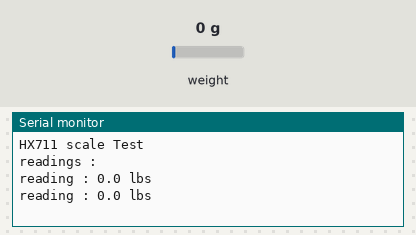
Recording of a sketch running on a simulated ESP32. Shown: the last lines printed to the serial monitor. The test bench sets the inputs (shaded band); at power-on: weight on the scale 0 g.

Above: at 2.2 s.
2.3 s: weight on the scale set to 100 g
At 3.6 s:
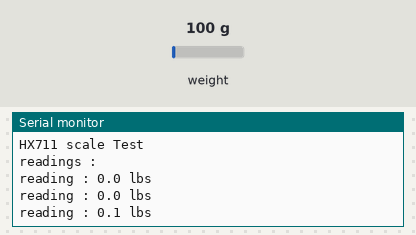
3.8 s: weight on the scale set to 1250 g
At 4.7 s:
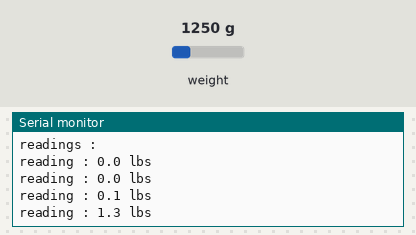
Timing chart, 0 to 6.8 s (numbered marks = the images above; inputs shaded):
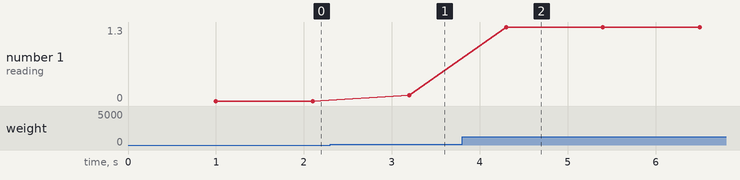

Measured:
- after the input at 2.3 s, the serial monitor: prints a new line after 0.90 s (image 1)
- after the input at 3.8 s, the serial monitor: prints a new line after 0.50 s (image 2)
- plotted number 1: 0 → 0.1 after the input at 2.3 s, 0.1 → 1.3 after the input at 3.8 s

The sketch:

HX711_02_testCode_ESP32.ino
```cpp
#include <HX711.h> // 로드셀 라이브러리

#define calibration_factor -7050.0 // 로드셀 스케일 값
#define DOUT 19 // 3                     // 엠프 데이터 아웃 핀 넘버 선언
#define CLK 18 // 2                      // 엠프 클락 핀 넘버

HX711 scale(DOUT, CLK);            // 엠프 핀 선언

void setup() {
  Serial.begin(9600);
  Serial.println("HX711 scale Test");
  scale.set_scale(calibration_factor); // 스케일 지정
  scale.tare();                         // 스케일 설정
  Serial.println("readings : ");
}

void loop() {
  Serial.print("reading : ");
  Serial.print(scale.get_units(), 1);  // 무제 출력
  Serial.print(" lbs");                // 단위
  Serial.println();
  delay(1000);
}
```
